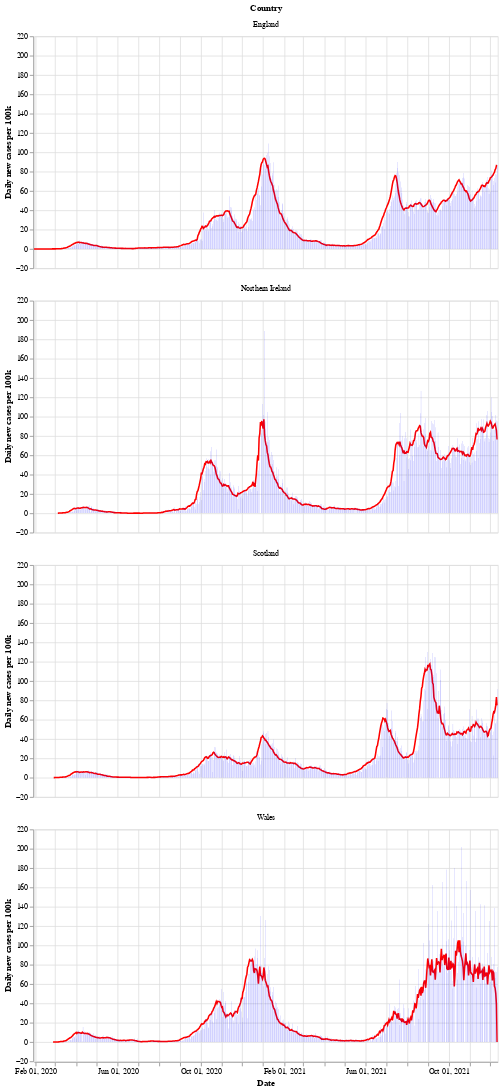

The notebook cell saved with this chart:
### Markdown cell above
Next is a bar chart of the number of new cases in each country (per 100k population), with the 7 day moving average of cases. Again we see that Wales saw a longer period of raising and falling cases compared to the other countries.

After a period of cases falling, each nation is now seeing a rise in the number of cases - especially in Wales.

### Code cell
# collapse
bars = alt.Chart(uk_cases).mark_bar().encode(
    x=alt.X("yearmonthdate(date):T", axis=alt.Axis(title='Date')),
    y=alt.Y("newCasesRate:Q", axis=alt.Axis(title='Daily new cases per 100k')),
    tooltip='newCasesRate',
    color=alt.condition(
        alt.datum.dailyChange > 0,
        alt.value("orange"),  # The positive color
        alt.value("blue")  # The negative color
    )
).properties(title='New cases per 100k population with rolling 7 day average', width=600).interactive()
line = alt.Chart(uk_cases).mark_line(
    color='red',
    size=2,
).transform_window(
    rolling_mean='mean(newCasesRate)',
    frame=[0, 7],
    groupby=['areaName']
).encode(
    x='yearmonthdate(date):T',
    y='rolling_mean:Q'
)
alt.layer(line, bars, data=uk_cases).facet(alt.Row('areaName', title='Country'), columns=1)

### Figure 1 — Vega-Lite specification as saved in the notebook (floating-point values rounded to 4 significant figures; data arrays with more than 128 entries replaced by an {"elided": "..."} marker saying what was removed)
{"config": {"view": {"continuousWidth": 400, "continuousHeight": 300}}, "data": {"name": "data-c2e3cf444278de2815d2664423a02eab"}, "facet": {"type": "nominal", "field": "areaName", "title": "Country"}, "spec": {"layer": [{"mark": {"type": "line", "color": "red", "size": 2}, "encoding": {"x": {"type": "temporal", "field": "date", "timeUnit": "yearmonthdate"}, "y": {"type": "quantitative", "field": "rolling_mean"}}, "transform": [{"window": [{"op": "mean", "field": "newCasesRate", "as": "rolling_mean"}], "frame": [0, 7], "groupby": ["areaName"]}]}, {"mark": "bar", "encoding": {"color": {"condition": {"value": "orange", "test": "(datum.dailyChange > 0)"}, "value": "blue"}, "tooltip": {"type": "quantitative", "field": "newCasesRate"}, "x": {"type": "temporal", "axis": {"title": "Date"}, "field": "date", "timeUnit": "yearmonthdate"}, "y": {"type": "quantitative", "axis": {"title": "Daily new cases per 100k"}, "field": "newCasesRate"}}, "selection": {"selector002": {"type": "interval", "bind": "scales", "encodings": ["x", "y"]}}, "title": "New cases per 100k population with rolling 7 day average", "width": 600}]}, "columns": 1, "$schema": "https://vega.github.io/schema/vega-lite/v4.8.1.json", "datasets": {"data-c2e3cf444278de2815d2664423a02eab": {"elided": "2636 records"}}}
